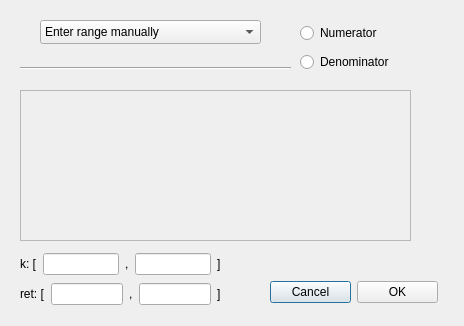
<?xml version="1.0" encoding="UTF-8"?>
<ui version="4.0">
 <class>UncertaintyDialog</class>
 <widget class="QDialog" name="UncertaintyDialog">
  <property name="windowModality">
   <enum>Qt::WindowModal</enum>
  </property>
  <property name="geometry">
   <rect>
    <x>0</x>
    <y>0</y>
    <width>464</width>
    <height>326</height>
   </rect>
  </property>
  <property name="windowTitle">
   <string>Dialog</string>
  </property>
  <widget class="QComboBox" name="modeStack">
   <property name="geometry">
    <rect>
     <x>40</x>
     <y>20</y>
     <width>221</width>
     <height>24</height>
    </rect>
   </property>
   <item>
    <property name="text">
     <string>Enter range manually</string>
    </property>
   </item>
  </widget>
  <widget class="QStackedWidget" name="numDenStack">
   <property name="geometry">
    <rect>
     <x>20</x>
     <y>80</y>
     <width>401</width>
     <height>191</height>
    </rect>
   </property>
   <property name="currentIndex">
    <number>0</number>
   </property>
   <widget class="QWidget" name="pagenume">
    <widget class="QScrollArea" name="numeratorBox">
     <property name="geometry">
      <rect>
       <x>0</x>
       <y>10</y>
       <width>391</width>
       <height>151</height>
      </rect>
     </property>
     <property name="widgetResizable">
      <bool>true</bool>
     </property>
     <widget class="QWidget" name="numeratorArea">
      <property name="geometry">
       <rect>
        <x>0</x>
        <y>0</y>
        <width>389</width>
        <height>149</height>
       </rect>
      </property>
     </widget>
    </widget>
   </widget>
   <widget class="QWidget" name="pagedeno">
    <widget class="QScrollArea" name="denominatorBox">
     <property name="geometry">
      <rect>
       <x>0</x>
       <y>10</y>
       <width>391</width>
       <height>151</height>
      </rect>
     </property>
     <property name="widgetResizable">
      <bool>true</bool>
     </property>
     <widget class="QWidget" name="denominatorArea">
      <property name="geometry">
       <rect>
        <x>0</x>
        <y>0</y>
        <width>389</width>
        <height>149</height>
       </rect>
      </property>
     </widget>
    </widget>
   </widget>
  </widget>
  <widget class="QWidget" name="layoutWidget">
   <property name="geometry">
    <rect>
     <x>300</x>
     <y>20</y>
     <width>121</width>
     <height>56</height>
    </rect>
   </property>
   <layout class="QVBoxLayout" name="verticalLayout">
    <item>
     <widget class="QRadioButton" name="numeratorRadio">
      <property name="text">
       <string>Numerator</string>
      </property>
     </widget>
    </item>
    <item>
     <widget class="QRadioButton" name="denominatorRadio">
      <property name="text">
       <string>Denominator</string>
      </property>
     </widget>
    </item>
   </layout>
  </widget>
  <widget class="QWidget" name="layoutWidget1">
   <property name="geometry">
    <rect>
     <x>20</x>
     <y>250</y>
     <width>201</width>
     <height>28</height>
    </rect>
   </property>
   <layout class="QHBoxLayout" name="horizontalLayout">
    <item>
     <widget class="QLabel" name="label">
      <property name="text">
       <string>k: [</string>
      </property>
     </widget>
    </item>
    <item>
     <widget class="QLineEdit" name="gainStart"/>
    </item>
    <item>
     <widget class="QLabel" name="label_2">
      <property name="text">
       <string>,</string>
      </property>
     </widget>
    </item>
    <item>
     <widget class="QLineEdit" name="gainEnd"/>
    </item>
    <item>
     <widget class="QLabel" name="label_3">
      <property name="text">
       <string>]</string>
      </property>
     </widget>
    </item>
   </layout>
  </widget>
  <widget class="QWidget" name="layoutWidget_2">
   <property name="geometry">
    <rect>
     <x>20</x>
     <y>280</y>
     <width>201</width>
     <height>28</height>
    </rect>
   </property>
   <layout class="QHBoxLayout" name="horizontalLayout_2">
    <item>
     <widget class="QLabel" name="label_4">
      <property name="text">
       <string>ret: [</string>
      </property>
     </widget>
    </item>
    <item>
     <widget class="QLineEdit" name="delayStart"/>
    </item>
    <item>
     <widget class="QLabel" name="label_5">
      <property name="text">
       <string>,</string>
      </property>
     </widget>
    </item>
    <item>
     <widget class="QLineEdit" name="delayEnd"/>
    </item>
    <item>
     <widget class="QLabel" name="label_6">
      <property name="text">
       <string>]</string>
      </property>
     </widget>
    </item>
   </layout>
  </widget>
  <widget class="Line" name="line">
   <property name="geometry">
    <rect>
     <x>20</x>
     <y>60</y>
     <width>271</width>
     <height>16</height>
    </rect>
   </property>
   <property name="orientation">
    <enum>Qt::Horizontal</enum>
   </property>
  </widget>
  <widget class="QWidget" name="">
   <property name="geometry">
    <rect>
     <x>270</x>
     <y>280</y>
     <width>168</width>
     <height>25</height>
    </rect>
   </property>
   <layout class="QHBoxLayout" name="horizontalLayout_3">
    <item>
     <widget class="QPushButton" name="cancelButton">
      <property name="text">
       <string>Cancel</string>
      </property>
     </widget>
    </item>
    <item>
     <widget class="QPushButton" name="okButton">
      <property name="text">
       <string>OK</string>
      </property>
     </widget>
    </item>
   </layout>
  </widget>
 </widget>
 <resources/>
 <connections/>
</ui>
